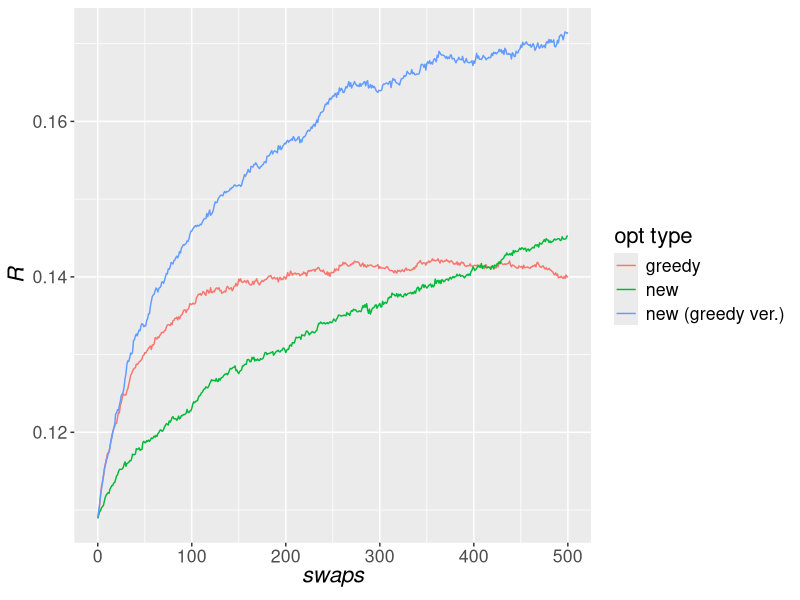

This figure's R source:
library(reshape2)
library(ggplot2)

# reading and formatting csv for ggplot
data = read.csv('result.us.csv')
xcol = head(colnames(data), n=1)
ycol = tail(colnames(data), n=-1)
data <- melt(data, id.vars = xcol, measure.vars = ycol)

# ggplot
ggplot(data, aes(x=t, y=value, colour=as.factor(variable))) +
  geom_line(aes(group=variable)) +
  #geom_smooth(se=TRUE, aes(colour=variable), size=0.5) +
  xlab(expression(italic('swaps'))) + ylab(expression(italic('R'))) + # setting x and y labels
  labs(colour='opt type') + # setting legend title
  scale_colour_discrete(breaks=c('greedy', # setting order of legend
                                 'new',
                                 'new.greedy.ver.'),
                        labels=c('greedy', # setting label of legend
                                 'new',
                                 'new (greedy ver.)')) +
  theme(text = element_text(size=16))
